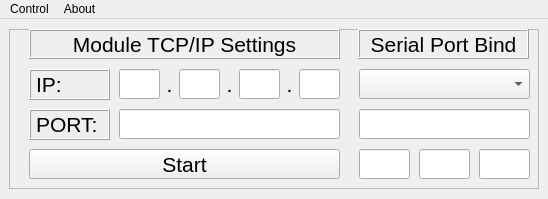
<?xml version="1.0" encoding="UTF-8"?>
<ui version="4.0">
 <class>MainWindow</class>
 <widget class="QMainWindow" name="MainWindow">
  <property name="geometry">
   <rect>
    <x>0</x>
    <y>0</y>
    <width>548</width>
    <height>199</height>
   </rect>
  </property>
  <property name="sizePolicy">
   <sizepolicy hsizetype="Minimum" vsizetype="Minimum">
    <horstretch>0</horstretch>
    <verstretch>0</verstretch>
   </sizepolicy>
  </property>
  <property name="cursor">
   <cursorShape>PointingHandCursor</cursorShape>
  </property>
  <property name="windowTitle">
   <string>MainWindow</string>
  </property>
  <widget class="QWidget" name="centralwidget">
   <layout class="QGridLayout" name="gridLayout">
    <item row="2" column="1">
     <widget class="QFrame" name="oFrameMain">
      <property name="sizePolicy">
       <sizepolicy hsizetype="Expanding" vsizetype="Expanding">
        <horstretch>0</horstretch>
        <verstretch>0</verstretch>
       </sizepolicy>
      </property>
      <property name="minimumSize">
       <size>
        <width>530</width>
        <height>160</height>
       </size>
      </property>
      <property name="maximumSize">
       <size>
        <width>530</width>
        <height>160</height>
       </size>
      </property>
      <property name="cursor">
       <cursorShape>PointingHandCursor</cursorShape>
      </property>
      <property name="frameShape">
       <enum>QFrame::StyledPanel</enum>
      </property>
      <property name="frameShadow">
       <enum>QFrame::Raised</enum>
      </property>
      <widget class="QLabel" name="oLbEthernet">
       <property name="geometry">
        <rect>
         <x>20</x>
         <y>0</y>
         <width>311</width>
         <height>30</height>
        </rect>
       </property>
       <property name="sizePolicy">
        <sizepolicy hsizetype="MinimumExpanding" vsizetype="MinimumExpanding">
         <horstretch>0</horstretch>
         <verstretch>0</verstretch>
        </sizepolicy>
       </property>
       <property name="minimumSize">
        <size>
         <width>300</width>
         <height>30</height>
        </size>
       </property>
       <property name="maximumSize">
        <size>
         <width>500</width>
         <height>60</height>
        </size>
       </property>
       <property name="font">
        <font>
         <pointsize>16</pointsize>
        </font>
       </property>
       <property name="layoutDirection">
        <enum>Qt::LeftToRight</enum>
       </property>
       <property name="frameShape">
        <enum>QFrame::Box</enum>
       </property>
       <property name="frameShadow">
        <enum>QFrame::Raised</enum>
       </property>
       <property name="text">
        <string>Module TCP/IP Settings</string>
       </property>
       <property name="alignment">
        <set>Qt::AlignCenter</set>
       </property>
      </widget>
      <widget class="QLabel" name="oLbCom">
       <property name="geometry">
        <rect>
         <x>349</x>
         <y>0</y>
         <width>171</width>
         <height>30</height>
        </rect>
       </property>
       <property name="sizePolicy">
        <sizepolicy hsizetype="Preferred" vsizetype="Minimum">
         <horstretch>0</horstretch>
         <verstretch>0</verstretch>
        </sizepolicy>
       </property>
       <property name="minimumSize">
        <size>
         <width>160</width>
         <height>30</height>
        </size>
       </property>
       <property name="maximumSize">
        <size>
         <width>2000</width>
         <height>30</height>
        </size>
       </property>
       <property name="font">
        <font>
         <pointsize>16</pointsize>
        </font>
       </property>
       <property name="frameShape">
        <enum>QFrame::Box</enum>
       </property>
       <property name="frameShadow">
        <enum>QFrame::Raised</enum>
       </property>
       <property name="text">
        <string>Serial Port Bind</string>
       </property>
       <property name="alignment">
        <set>Qt::AlignCenter</set>
       </property>
      </widget>
      <widget class="QLineEdit" name="oEntryIp0">
       <property name="geometry">
        <rect>
         <x>110</x>
         <y>40</y>
         <width>41</width>
         <height>30</height>
        </rect>
       </property>
       <property name="sizePolicy">
        <sizepolicy hsizetype="MinimumExpanding" vsizetype="MinimumExpanding">
         <horstretch>0</horstretch>
         <verstretch>0</verstretch>
        </sizepolicy>
       </property>
       <property name="minimumSize">
        <size>
         <width>30</width>
         <height>30</height>
        </size>
       </property>
       <property name="font">
        <font>
         <pointsize>16</pointsize>
        </font>
       </property>
       <property name="text">
        <string/>
       </property>
       <property name="maxLength">
        <number>3</number>
       </property>
       <property name="alignment">
        <set>Qt::AlignLeading|Qt::AlignLeft|Qt::AlignTop</set>
       </property>
       <property name="placeholderText">
        <string/>
       </property>
      </widget>
      <widget class="QLineEdit" name="oEntryPort">
       <property name="geometry">
        <rect>
         <x>110</x>
         <y>80</y>
         <width>221</width>
         <height>30</height>
        </rect>
       </property>
       <property name="sizePolicy">
        <sizepolicy hsizetype="Minimum" vsizetype="Minimum">
         <horstretch>0</horstretch>
         <verstretch>0</verstretch>
        </sizepolicy>
       </property>
       <property name="minimumSize">
        <size>
         <width>100</width>
         <height>30</height>
        </size>
       </property>
       <property name="font">
        <font>
         <pointsize>16</pointsize>
        </font>
       </property>
       <property name="maxLength">
        <number>5</number>
       </property>
       <property name="alignment">
        <set>Qt::AlignLeading|Qt::AlignLeft|Qt::AlignTop</set>
       </property>
       <property name="clearButtonEnabled">
        <bool>false</bool>
       </property>
      </widget>
      <widget class="QComboBox" name="oListBoxCom">
       <property name="geometry">
        <rect>
         <x>350</x>
         <y>40</y>
         <width>171</width>
         <height>30</height>
        </rect>
       </property>
       <property name="sizePolicy">
        <sizepolicy hsizetype="Preferred" vsizetype="Fixed">
         <horstretch>0</horstretch>
         <verstretch>0</verstretch>
        </sizepolicy>
       </property>
       <property name="minimumSize">
        <size>
         <width>160</width>
         <height>20</height>
        </size>
       </property>
       <property name="maximumSize">
        <size>
         <width>16777215</width>
         <height>30</height>
        </size>
       </property>
       <property name="font">
        <font>
         <pointsize>16</pointsize>
        </font>
       </property>
       <property name="layoutDirection">
        <enum>Qt::LeftToRight</enum>
       </property>
      </widget>
      <widget class="QLabel" name="oLbIp">
       <property name="geometry">
        <rect>
         <x>20</x>
         <y>40</y>
         <width>81</width>
         <height>31</height>
        </rect>
       </property>
       <property name="sizePolicy">
        <sizepolicy hsizetype="Ignored" vsizetype="Ignored">
         <horstretch>0</horstretch>
         <verstretch>0</verstretch>
        </sizepolicy>
       </property>
       <property name="minimumSize">
        <size>
         <width>50</width>
         <height>30</height>
        </size>
       </property>
       <property name="font">
        <font>
         <pointsize>16</pointsize>
        </font>
       </property>
       <property name="frameShape">
        <enum>QFrame::Box</enum>
       </property>
       <property name="frameShadow">
        <enum>QFrame::Raised</enum>
       </property>
       <property name="text">
        <string>IP: </string>
       </property>
       <property name="alignment">
        <set>Qt::AlignLeading|Qt::AlignLeft|Qt::AlignVCenter</set>
       </property>
      </widget>
      <widget class="QLabel" name="oLbPort">
       <property name="geometry">
        <rect>
         <x>20</x>
         <y>80</y>
         <width>81</width>
         <height>31</height>
        </rect>
       </property>
       <property name="sizePolicy">
        <sizepolicy hsizetype="Ignored" vsizetype="Ignored">
         <horstretch>0</horstretch>
         <verstretch>0</verstretch>
        </sizepolicy>
       </property>
       <property name="minimumSize">
        <size>
         <width>50</width>
         <height>30</height>
        </size>
       </property>
       <property name="font">
        <font>
         <pointsize>16</pointsize>
        </font>
       </property>
       <property name="frameShape">
        <enum>QFrame::Box</enum>
       </property>
       <property name="frameShadow">
        <enum>QFrame::Raised</enum>
       </property>
       <property name="text">
        <string>PORT: </string>
       </property>
       <property name="alignment">
        <set>Qt::AlignLeading|Qt::AlignLeft|Qt::AlignVCenter</set>
       </property>
      </widget>
      <widget class="QPushButton" name="oButStartStop">
       <property name="geometry">
        <rect>
         <x>20</x>
         <y>120</y>
         <width>311</width>
         <height>30</height>
        </rect>
       </property>
       <property name="maximumSize">
        <size>
         <width>16777215</width>
         <height>30</height>
        </size>
       </property>
       <property name="font">
        <font>
         <pointsize>16</pointsize>
        </font>
       </property>
       <property name="text">
        <string>Start</string>
       </property>
      </widget>
      <widget class="QLineEdit" name="oEntryIp1">
       <property name="geometry">
        <rect>
         <x>170</x>
         <y>40</y>
         <width>41</width>
         <height>30</height>
        </rect>
       </property>
       <property name="sizePolicy">
        <sizepolicy hsizetype="MinimumExpanding" vsizetype="MinimumExpanding">
         <horstretch>0</horstretch>
         <verstretch>0</verstretch>
        </sizepolicy>
       </property>
       <property name="minimumSize">
        <size>
         <width>30</width>
         <height>30</height>
        </size>
       </property>
       <property name="font">
        <font>
         <pointsize>16</pointsize>
        </font>
       </property>
       <property name="text">
        <string/>
       </property>
       <property name="maxLength">
        <number>3</number>
       </property>
       <property name="alignment">
        <set>Qt::AlignLeading|Qt::AlignLeft|Qt::AlignTop</set>
       </property>
       <property name="placeholderText">
        <string/>
       </property>
      </widget>
      <widget class="QLineEdit" name="oEntryIp2">
       <property name="geometry">
        <rect>
         <x>230</x>
         <y>40</y>
         <width>41</width>
         <height>30</height>
        </rect>
       </property>
       <property name="sizePolicy">
        <sizepolicy hsizetype="MinimumExpanding" vsizetype="MinimumExpanding">
         <horstretch>0</horstretch>
         <verstretch>0</verstretch>
        </sizepolicy>
       </property>
       <property name="minimumSize">
        <size>
         <width>30</width>
         <height>30</height>
        </size>
       </property>
       <property name="font">
        <font>
         <pointsize>16</pointsize>
        </font>
       </property>
       <property name="text">
        <string/>
       </property>
       <property name="maxLength">
        <number>3</number>
       </property>
       <property name="alignment">
        <set>Qt::AlignLeading|Qt::AlignLeft|Qt::AlignTop</set>
       </property>
       <property name="placeholderText">
        <string/>
       </property>
      </widget>
      <widget class="QLineEdit" name="oEntryIp3">
       <property name="geometry">
        <rect>
         <x>290</x>
         <y>40</y>
         <width>41</width>
         <height>30</height>
        </rect>
       </property>
       <property name="sizePolicy">
        <sizepolicy hsizetype="MinimumExpanding" vsizetype="MinimumExpanding">
         <horstretch>0</horstretch>
         <verstretch>0</verstretch>
        </sizepolicy>
       </property>
       <property name="minimumSize">
        <size>
         <width>30</width>
         <height>30</height>
        </size>
       </property>
       <property name="font">
        <font>
         <pointsize>16</pointsize>
        </font>
       </property>
       <property name="text">
        <string/>
       </property>
       <property name="maxLength">
        <number>3</number>
       </property>
       <property name="alignment">
        <set>Qt::AlignLeading|Qt::AlignLeft|Qt::AlignTop</set>
       </property>
       <property name="placeholderText">
        <string/>
       </property>
      </widget>
      <widget class="QLabel" name="oLbIp_2">
       <property name="geometry">
        <rect>
         <x>150</x>
         <y>40</y>
         <width>21</width>
         <height>31</height>
        </rect>
       </property>
       <property name="sizePolicy">
        <sizepolicy hsizetype="Ignored" vsizetype="Ignored">
         <horstretch>0</horstretch>
         <verstretch>0</verstretch>
        </sizepolicy>
       </property>
       <property name="minimumSize">
        <size>
         <width>5</width>
         <height>30</height>
        </size>
       </property>
       <property name="font">
        <font>
         <pointsize>16</pointsize>
        </font>
       </property>
       <property name="frameShape">
        <enum>QFrame::NoFrame</enum>
       </property>
       <property name="frameShadow">
        <enum>QFrame::Plain</enum>
       </property>
       <property name="text">
        <string>.</string>
       </property>
       <property name="alignment">
        <set>Qt::AlignCenter</set>
       </property>
      </widget>
      <widget class="QLabel" name="oLbIp_3">
       <property name="geometry">
        <rect>
         <x>210</x>
         <y>40</y>
         <width>21</width>
         <height>31</height>
        </rect>
       </property>
       <property name="sizePolicy">
        <sizepolicy hsizetype="Ignored" vsizetype="Ignored">
         <horstretch>0</horstretch>
         <verstretch>0</verstretch>
        </sizepolicy>
       </property>
       <property name="minimumSize">
        <size>
         <width>5</width>
         <height>30</height>
        </size>
       </property>
       <property name="font">
        <font>
         <pointsize>16</pointsize>
        </font>
       </property>
       <property name="frameShape">
        <enum>QFrame::NoFrame</enum>
       </property>
       <property name="frameShadow">
        <enum>QFrame::Plain</enum>
       </property>
       <property name="text">
        <string>.</string>
       </property>
       <property name="alignment">
        <set>Qt::AlignCenter</set>
       </property>
      </widget>
      <widget class="QLabel" name="oLbIp_4">
       <property name="geometry">
        <rect>
         <x>270</x>
         <y>40</y>
         <width>21</width>
         <height>31</height>
        </rect>
       </property>
       <property name="sizePolicy">
        <sizepolicy hsizetype="Ignored" vsizetype="Ignored">
         <horstretch>0</horstretch>
         <verstretch>0</verstretch>
        </sizepolicy>
       </property>
       <property name="minimumSize">
        <size>
         <width>5</width>
         <height>30</height>
        </size>
       </property>
       <property name="font">
        <font>
         <pointsize>16</pointsize>
        </font>
       </property>
       <property name="frameShape">
        <enum>QFrame::NoFrame</enum>
       </property>
       <property name="frameShadow">
        <enum>QFrame::Plain</enum>
       </property>
       <property name="text">
        <string>.</string>
       </property>
       <property name="alignment">
        <set>Qt::AlignCenter</set>
       </property>
      </widget>
      <widget class="QLineEdit" name="oEntryBaud">
       <property name="geometry">
        <rect>
         <x>350</x>
         <y>80</y>
         <width>171</width>
         <height>30</height>
        </rect>
       </property>
       <property name="sizePolicy">
        <sizepolicy hsizetype="MinimumExpanding" vsizetype="MinimumExpanding">
         <horstretch>0</horstretch>
         <verstretch>0</verstretch>
        </sizepolicy>
       </property>
       <property name="minimumSize">
        <size>
         <width>30</width>
         <height>30</height>
        </size>
       </property>
       <property name="font">
        <font>
         <pointsize>16</pointsize>
        </font>
       </property>
       <property name="text">
        <string/>
       </property>
       <property name="maxLength">
        <number>12</number>
       </property>
       <property name="alignment">
        <set>Qt::AlignLeading|Qt::AlignLeft|Qt::AlignTop</set>
       </property>
       <property name="placeholderText">
        <string/>
       </property>
      </widget>
      <widget class="QLineEdit" name="oEntryDataBits">
       <property name="geometry">
        <rect>
         <x>350</x>
         <y>120</y>
         <width>51</width>
         <height>30</height>
        </rect>
       </property>
       <property name="sizePolicy">
        <sizepolicy hsizetype="MinimumExpanding" vsizetype="MinimumExpanding">
         <horstretch>0</horstretch>
         <verstretch>0</verstretch>
        </sizepolicy>
       </property>
       <property name="minimumSize">
        <size>
         <width>30</width>
         <height>30</height>
        </size>
       </property>
       <property name="font">
        <font>
         <pointsize>16</pointsize>
        </font>
       </property>
       <property name="text">
        <string/>
       </property>
       <property name="maxLength">
        <number>1</number>
       </property>
       <property name="alignment">
        <set>Qt::AlignLeading|Qt::AlignLeft|Qt::AlignTop</set>
       </property>
       <property name="placeholderText">
        <string/>
       </property>
      </widget>
      <widget class="QLineEdit" name="oEntryParityBits">
       <property name="geometry">
        <rect>
         <x>410</x>
         <y>120</y>
         <width>51</width>
         <height>30</height>
        </rect>
       </property>
       <property name="sizePolicy">
        <sizepolicy hsizetype="MinimumExpanding" vsizetype="MinimumExpanding">
         <horstretch>0</horstretch>
         <verstretch>0</verstretch>
        </sizepolicy>
       </property>
       <property name="minimumSize">
        <size>
         <width>30</width>
         <height>30</height>
        </size>
       </property>
       <property name="font">
        <font>
         <pointsize>16</pointsize>
        </font>
       </property>
       <property name="text">
        <string/>
       </property>
       <property name="maxLength">
        <number>3</number>
       </property>
       <property name="alignment">
        <set>Qt::AlignLeading|Qt::AlignLeft|Qt::AlignTop</set>
       </property>
       <property name="placeholderText">
        <string/>
       </property>
      </widget>
      <widget class="QLineEdit" name="oEntryStopBits">
       <property name="geometry">
        <rect>
         <x>470</x>
         <y>120</y>
         <width>51</width>
         <height>30</height>
        </rect>
       </property>
       <property name="sizePolicy">
        <sizepolicy hsizetype="MinimumExpanding" vsizetype="MinimumExpanding">
         <horstretch>0</horstretch>
         <verstretch>0</verstretch>
        </sizepolicy>
       </property>
       <property name="minimumSize">
        <size>
         <width>30</width>
         <height>30</height>
        </size>
       </property>
       <property name="font">
        <font>
         <pointsize>16</pointsize>
        </font>
       </property>
       <property name="text">
        <string/>
       </property>
       <property name="maxLength">
        <number>3</number>
       </property>
       <property name="alignment">
        <set>Qt::AlignLeading|Qt::AlignLeft|Qt::AlignTop</set>
       </property>
       <property name="placeholderText">
        <string/>
       </property>
      </widget>
     </widget>
    </item>
   </layout>
  </widget>
  <widget class="QMenuBar" name="menubar">
   <property name="geometry">
    <rect>
     <x>0</x>
     <y>0</y>
     <width>548</width>
     <height>21</height>
    </rect>
   </property>
   <widget class="QMenu" name="menuinfo">
    <property name="title">
     <string>Control</string>
    </property>
    <addaction name="oActExit"/>
   </widget>
   <widget class="QMenu" name="menuAbout">
    <property name="title">
     <string>About</string>
    </property>
    <addaction name="oActInfo"/>
   </widget>
   <addaction name="menuinfo"/>
   <addaction name="menuAbout"/>
  </widget>
  <action name="oActExit">
   <property name="text">
    <string>Exit</string>
   </property>
  </action>
  <action name="oActInfo">
   <property name="text">
    <string>Info</string>
   </property>
  </action>
 </widget>
 <resources/>
 <connections/>
</ui>
